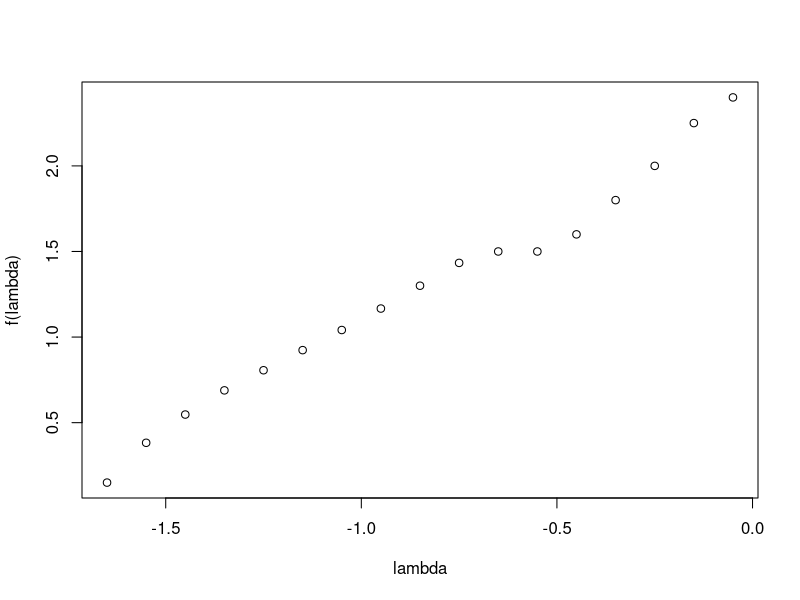
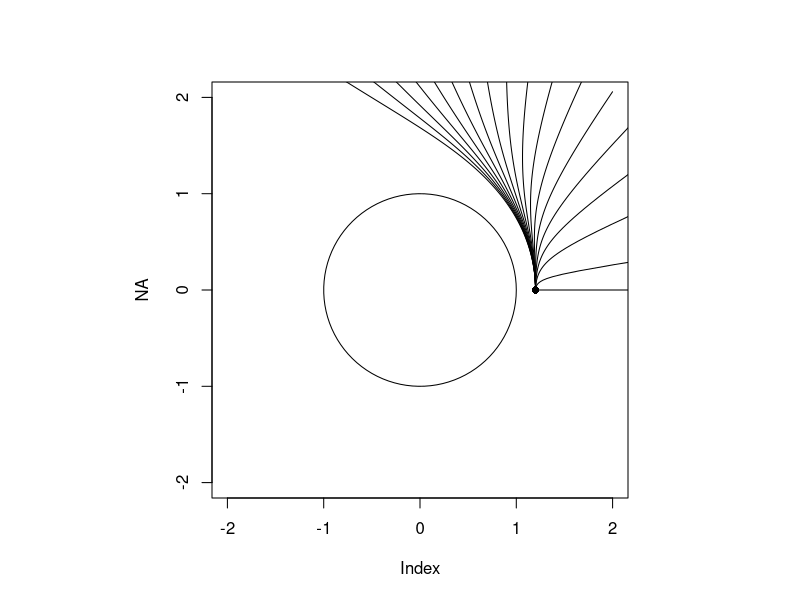
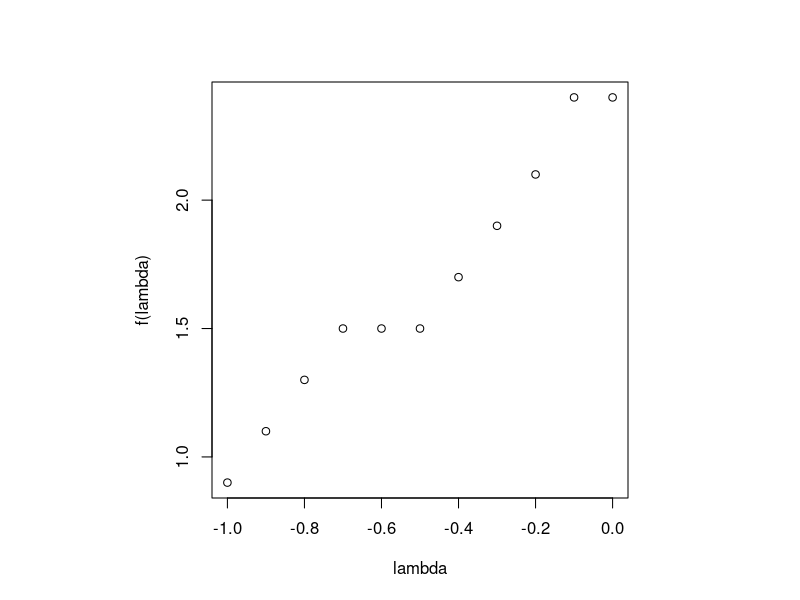
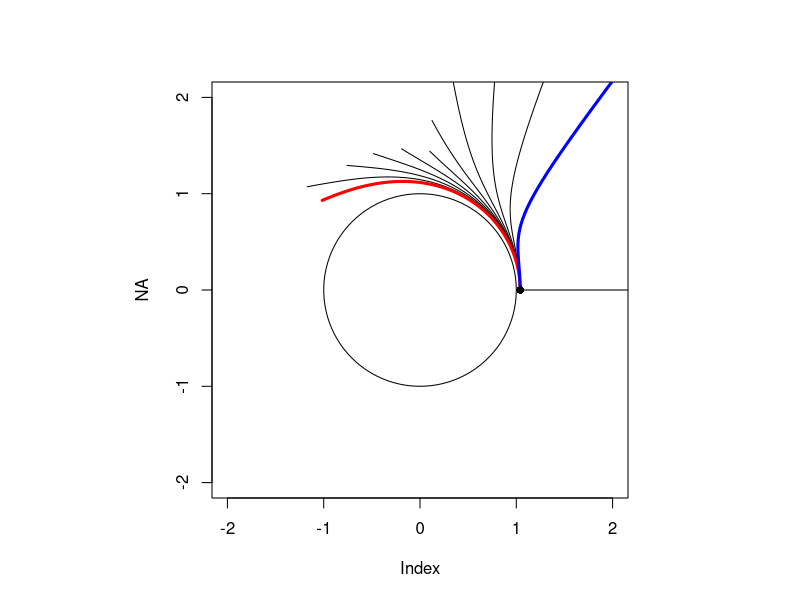

These figures' R source, in order:
## ---- chunk 1
knitr::opts_chunk$set(echo = TRUE)
## ---- chunk 2
library("deSolve")
## ---- chunk 3
rdashdash <- function(r,rdash,lambda,M=1/2){
    x <- sqrt(1-2*M/r)
    return(
    (
        M*(4+lambda*(4-3*x))*r^2 +
        (-1+lambda*(-1+x))*r^3 +
        M*(3 + lambda*(3-2*x))*rdash^2 +
        2*r*(M^2*(-2+lambda*(-2+x)) + (-1+lambda*(-1+x))*rdash^2)
    ) / (
        (-1+lambda*(-1+x))*r*(-2*M+r)
    )
    )
}
## ---- chunk 4
string <- function(r0,lambda=0,angles=seq(from = 0, to = 0.5, by = 0.01)){

    parameters <- c(lambda = lambda, M = 1/2)
    state <- c(r = r0, rdash = 0)
    times <- angles

    Lorenz <- function(t, state, parameters){
        with(as.list(c(state, parameters)), {
            dr <- rdash
            drdash <- rdashdash(r, rdash, lambda, M)
            list(c(dr, drdash))
        })
    }
    
    out <- ode(y = state, times = times, func = Lorenz, parms = parameters)
    
    
    phi <- out[,1]
    r <- out[,2]
    
    return(cbind(r*cos(phi),r*sin(phi)))
}
## ---- chunk 5

dist <- 1.2
lambda <- seq(from = -0.05, to = -1.7, by = -0.1)
f <- approxfun(
    c(0,-0.1,-0.2,-0.5, -0.7, -1,  -1.4,     -1.6,-1.7),
    c(2.4,2.4, 2.1,1.5,   1.5, 1.1,  0.63, 0.3,0)
)

plot(lambda,f(lambda))

size <- 2
par(pty="s")
plot(NA,type="n",asp=1,xlim=c(-size,size),ylim=c(-size,size))
th <- seq(from=0,to=2*pi,len=100)
points(cos(th),sin(th),type='l')  # event horizon

for(l in lambda){
    points(string(r0 = dist, lambda = l, angles = seq(0,f(l),0.01)), type = 'l')
}

segments(dist,0,4,0)
docolour <- function(lambda,...){
    points(string(r0 = dist, lambda = lambda, angles=seq(0,f(lambda),0.01)), type='l', lwd=3, ...)
}
#docolour(-0.05,col='blue')
#docolour(-0.7,col='green')
#docolour(-1.4,col='red')
points(1.2,0,pch=16)
## ---- chunk 6

dist <- 1.04
lambda <- seq(from = 0, to = -1, by = -0.1)

f <- approxfun(
    c(0,-0.1,-0.2,-0.5, -0.7, -1,  -1.4,     -1.6,-1.7),
    c(2.4,2.4, 2.1,1.5,   1.5, 0.9,  0.63, 0.3,0)
)

plot(lambda,f(lambda))

size <- 2
par(pty="s")
plot(NA,type="n",asp=1,xlim=c(-size,size),ylim=c(-size,size))
th <- seq(from=0,to=2*pi,len=100)
points(cos(th),sin(th),type='l')  # event horizon

for(l in lambda){
    points(string(r0 = dist, lambda = l, angles = seq(0,f(l),0.01)), type = 'l')
}

segments(dist,0,4,0)
docolour <- function(lambda,...){
    points(string(r0 = dist, lambda = lambda, angles=seq(0,f(lambda),0.01)), type='l', lwd=3, ...)
}
docolour(0,col='red')
docolour(-1,col='blue')
points(dist,0,pch=16)
